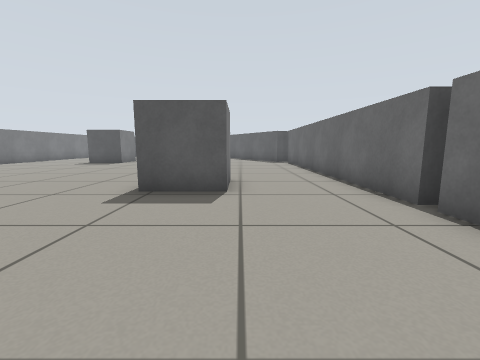
[1] (above)

21 first-person views from a walk through a Gazebo world. The camera is 0.51 m above the floor, tilts 8° down and sees 90° across. The floor is counted in squares, 0.5 m on a side. Each view is taken from the middle of a square. On the plan, view 1 faces up. The plan holds only what a view shows up to about 11 squares ahead; the rest is blank.

[2]
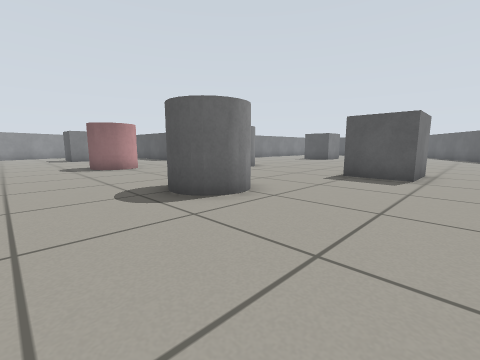

[3]
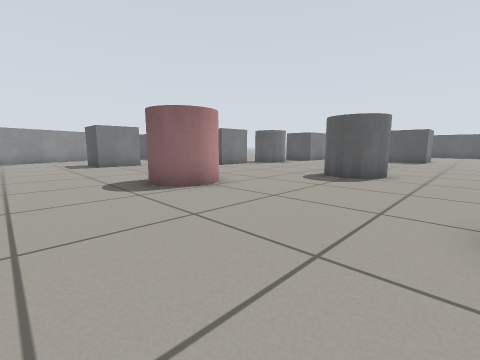

[4]
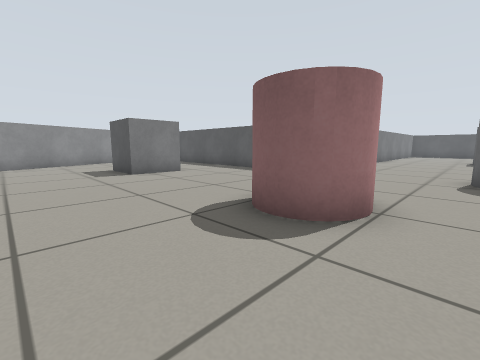

[5]
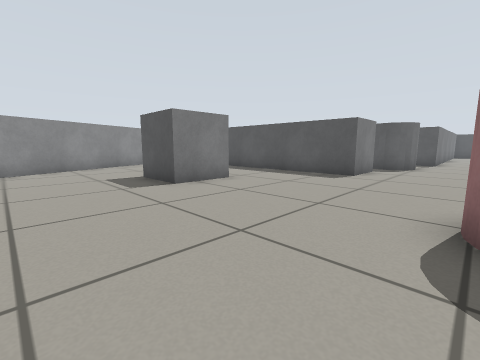

[6]
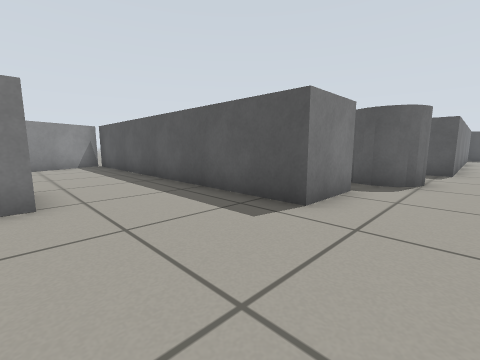

[7]
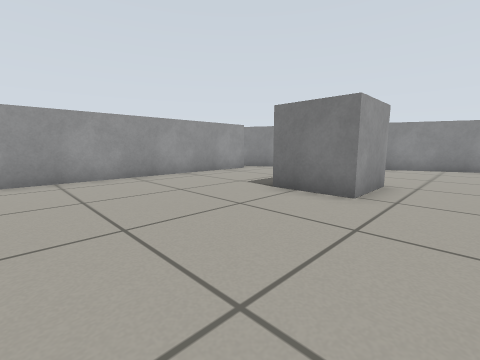

[8]
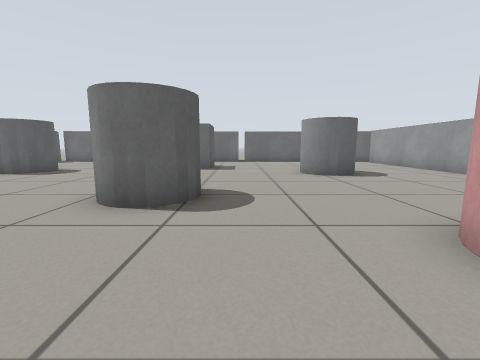

[9]
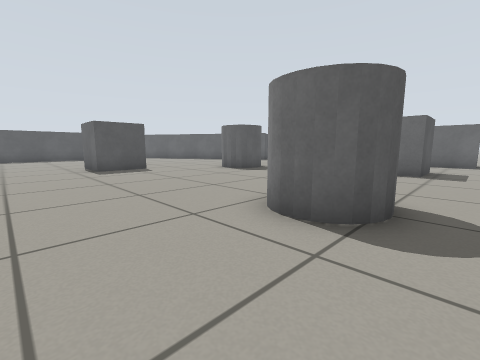

[10]
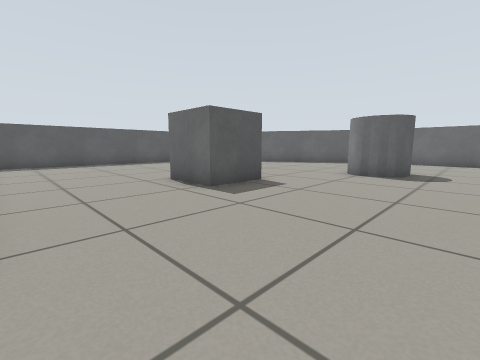

[11]
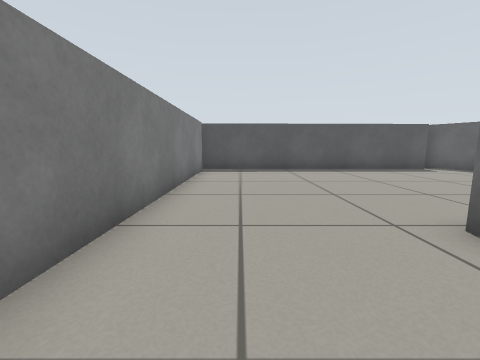

[12]
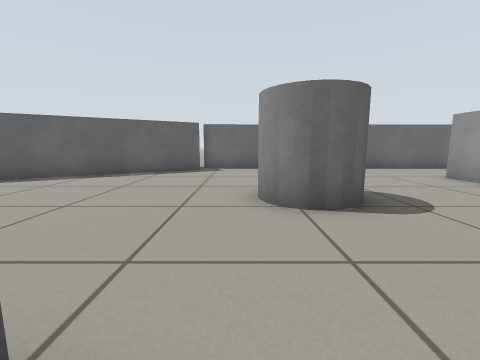

[13]
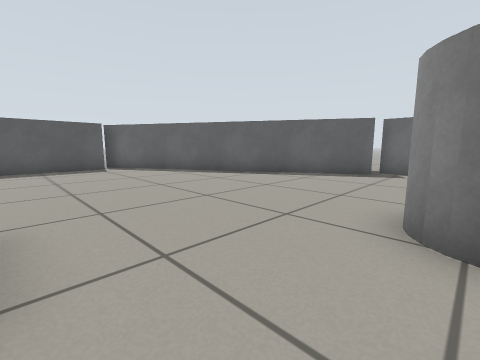

[14]
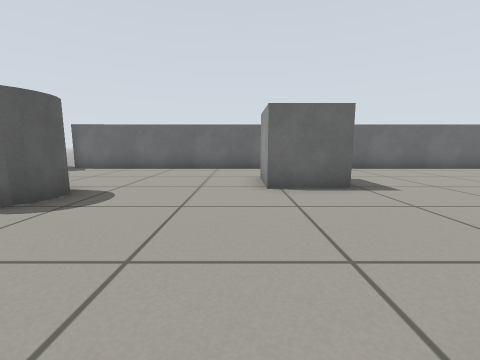

[15]
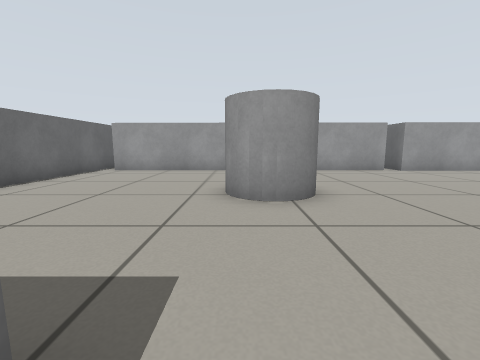

[16]
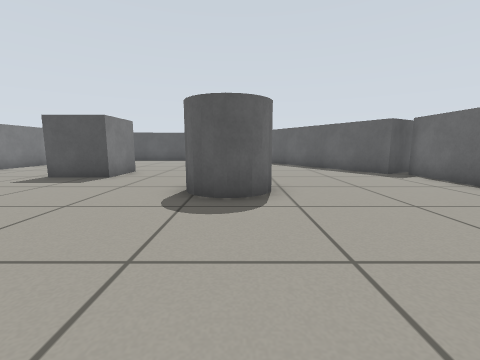

[17]
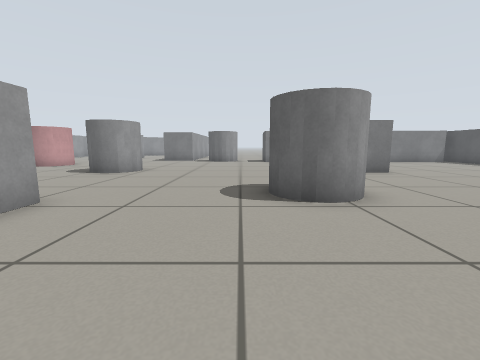

[18]
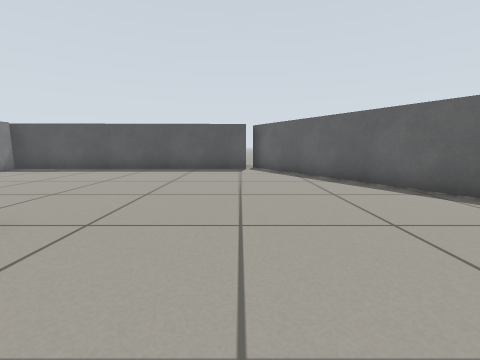

[19]
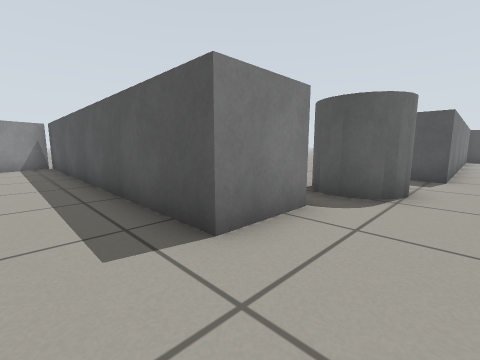

[20]
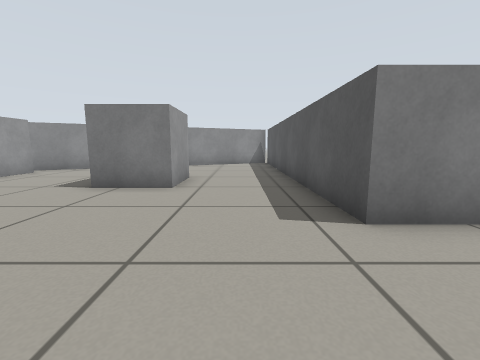

[21]
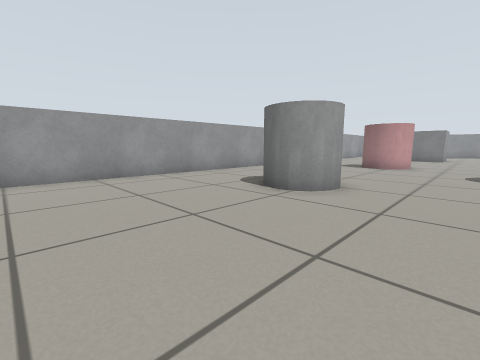

### Floor plan
Key: @ floor where view 1 was taken; . floor; B grey box; C pink cylinder; G grey cylinder.
Columns run from 27 left of view 1 to 3 right of it. Each row starts with its distance up from view 1.
 25              BBBBBBBBBBBB
 24              B...........B
 23              B...........BB
 22              B............B
 21              B............BB
 20              B.............B
 19              B.............BB
 18              B..............BB
 17              B....BB.........B
 16              B....B B........BB
 15              B....BBB.........B
 14              B..........G.....B
 13              B.........GGG....B
 12              ..........GGG....B
 11              .................B
 10              G................B
  9            GGG................B
  8             B.................B
  7             B.....GG.....BBB..B
  6 BBBBBBBBBBBBB.....GGG....B B..B
  5 BB................GGG....BB...B
  4  B............................B
  3  B............................B
  2  BB....BBB......C......G......B
  1   B....  B.....CCC....GGG.....B
  0    B...BBB.....CCC....GGG..@..B
 -1    B..........................B
 -2    BB.........................B
 -3     B.........................B
 -4     BBBBBBBBBBBBBBBBBBBBBBBBBBB
 -5      B           B            B

Positions as (right, up) in squares from view 1, and headings:
1: (0, 0), facing up
2: (1, -3), facing up-left
3: (-5, -3), facing up-left
4: (-9, -3), facing up-left
5: (-12, -3), facing up-left
6: (-13, 2), facing up-left
7: (-13, 4), facing down-left
8: (-13, 4), facing right
9: (-12, 4), facing up-right
10: (-13, 10), facing up-right
11: (-12, 14), facing up
12: (-8, 14), facing right
13: (-7, 13), facing up-right
14: (-8, 8), facing right
15: (-3, 6), facing down
16: (-3, 7), facing up
17: (2, 11), facing left
18: (-4, 14), facing up
19: (-13, 4), facing up-left
20: (-12, 4), facing left
21: (2, 4), facing down-left
